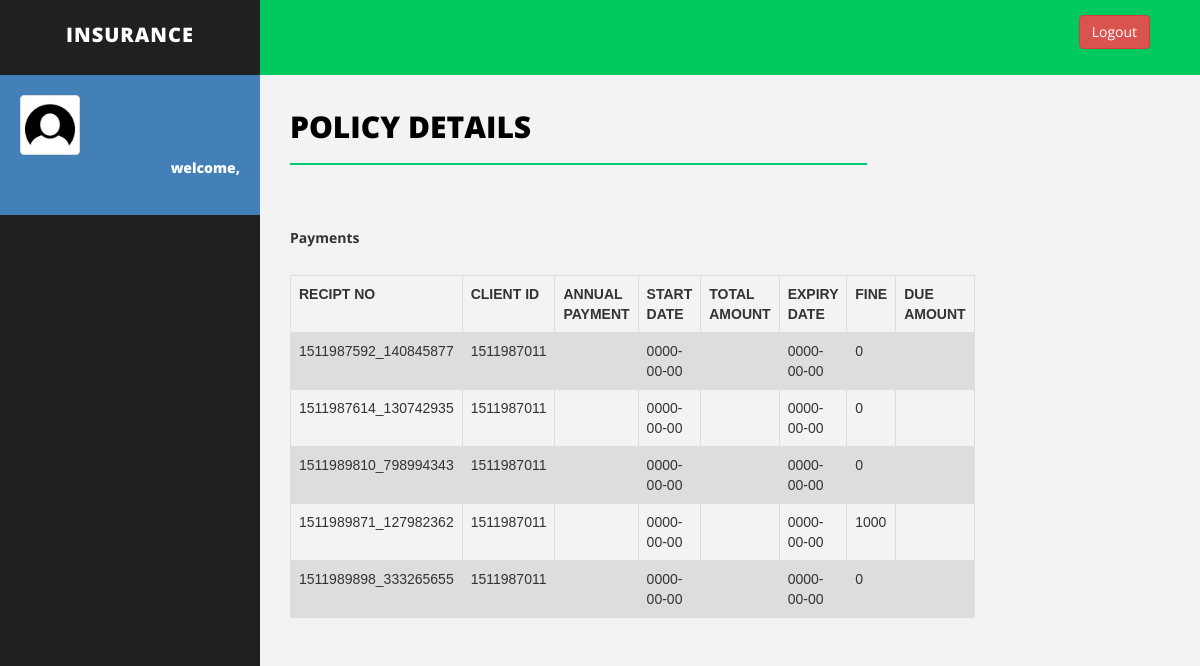
Screenshot of /reinstatement.php?client_id=1511987011 with the database file from the repository.
### tables this page shows
CREATE TABLE `payment` (
  `recipt_no` varchar(20) NOT NULL,
  `client_id` varchar(50) NOT NULL,
  `start_date` date NOT NULL,
  `amount` double NOT NULL,
  `expiry_date` date NOT NULL,
  `fine` varchar(50) NOT NULL,
  `agent_id` varchar(30) NOT NULL
);

### reinstatement.php (the view, shortened to what this page needs)
<!DOCTYPE html>
<html>
<head>
<?php
	include'connection.php';
?>
    <link href="assets/css/bootstrap.css" rel="stylesheet" />
    <link href="assets/css/font-awesome.css" rel="stylesheet" />
    <link href="assets/css/basic.css" rel="stylesheet" />
    <link href="assets/css/custom.css" rel="stylesheet" />
</head>
<body>
    <div id="wrapper">
        <nav class="navbar navbar-default navbar-cls-top " role="navigation" style="margin-bottom: 0">
            <div class="navbar-header">
                <a class="navbar-brand" href="requesthome.php">Insurance</a>
            </div>
            <div class="header-right">
                 <a href="<?php echo "logout.php" ?>" class="btn btn-danger" title="Logout">Logout</a>
            </div>
        </nav>
        <nav class="navbar-default navbar-side" role="navigation">
            <div class="sidebar-collapse">
                <ul class="nav" id="main-menu">
                    <li>
                        <div class="user-img-div">
                            <img src="assets/img/user.png" class="img-thumbnail" />
                            <div class="inner-text">
								  <?php
										echo "welcome, ".$_SESSION["username"];
								?>
                            <br />
                            </div>
                        </div>
                    </li>
                </ul>
</div>
        </nav>
        <div id="page-wrapper">
		    <div class="row">
        <div class="col-md-8">
        <h1 class="page-head-line">Policy Details</h1>
<div class="tab-content">
<?php
if($_SERVER["REQUEST_METHOD"] == "GET"){
$client_id = $_GET["client_id"];
}
  $sql = "SELECT payment.recipt_no,payment.client_id,payment.start_date,payment.amount,payment.expiry_date,payment.fine, payment.agent_id,plan.total_amount,client.due_amount,plan.sum_insured FROM `payment` left JOIN plan on payment.client_id = plan.policy_id LEFT JOIN `client` ON payment.client_id = client.client_id where payment.client_id='$client_id'";
$result = $conn->query($sql);
echo "<br>\n";
echo "<br>\n";
echo '<b>Payments</b>';
echo "<br>\n";
echo "<br>\n";
echo "<table class=\"table\">\n";
  echo "  <tr>\n";
  echo "    <th>RECIPT NO</th>\n";
  echo "    <th>CLIENT ID</th>\n";
  echo "    <th>ANNUAL PAYMENT</th>\n";
  echo "    <th>START DATE</th>\n";
  echo "    <th>TOTAL AMOUNT</th>\n";
  echo "    <th>EXPIRY DATE</th>\n";
  echo "    <th>FINE</th>\n";
  echo "    <th>DUE AMOUNT</th>\n";
  echo "  </tr>";
if ($result->num_rows > 0)
{
while($row = $result->fetch_assoc()) {
  echo "<tr>\n";
  echo "    <td>".$row["recipt_no"]."</td>\n";
  echo "    <td>".$row["client_id"]."</td>\n";
  echo "    <td>".$row["total_amount"]."</td>\n";
  echo "    <td>".$row["start_date"]."</td>\n";
  echo "    <td>".$row["sum_insured"]."</td>\n";
  echo "    <td>".$row["expiry_date"]."</td>\n";
  echo "    <td>".$row["fine"]."</td>\n";
  echo "    <td>".$row["total_amount"]."</td>\n";
  echo "  </tr>";
}
}
echo "</table>\n";
?>
</div>
    </div>
    <div class="col-md-4">
    </div>
    </div>
    </div>
</body>
</html>

### assets/css/basic.css (style rules this page uses)
body { font-family: 'Open Sans', sans-serif; line-height:25px; }
#wrapper { width: 100%; background: #202020; }
#page-wrapper { padding: 15px 15px; min-height: 600px; background: #F3F3F3; }
.page-head-line { font-size: 30px; text-transform: uppercase; color: #000; font-weight: 800; padding-bottom: 20px; border-bottom: 2px solid #00CA79; margin-bottom: 10px; }
.navbar-cls-top .navbar-brand { color: #fff; background: #202020; width: 260px; text-align: center; height: 75px; font-size: 20px; letter-spacing: 1px; font-weight: 900; padding-top: 25px; text-transform:uppercase; }
.header-right { color: #fff; padding: 15px 50px 5px 50px; float: right; font-size: 16px; }
.user-img-div { min-height: 140px; padding: 20px; background-color: #4380B8; }
.user-img-div img { max-height: 60px; }
.user-img-div .inner-text { text-align: right; position: relative; color: #fff; font-weight: 800; line-height: 25px; }
.sidebar-collapse, .sidebar-collapse .nav { background: none; }
.sidebar-collapse .nav { padding: 0; }
.navbar-side { border: none; background-color: #202020; }
.navbar-cls-top { background: #00ca5d; border-bottom: none; }
.navbar-default { border: 0px solid black; }
.navbar-header { background: #000000; }
@media (min-width:768px) { #page-wrapper { margin: 0 0 0 260px; padding: 15px 30px; min-height: 1200px; } }
@media (min-width:768px) { .navbar-side { z-index: 1; position: absolute; width: 260px; } }
@media (min-width:768px) { .navbar { border-radius: 0px; } }

### reinstatement.php (style rules this page uses)
table { font-family: arial, sans-serif; border-collapse: collapse; width: 100%; }
td, th { border: 1px solid #dddddd; text-align: left; padding: 8px; }
tr:nth-child(even) { background-color: #dddddd; }

### rows the page displays
payment: recipt_no "1511987592_140845877", client "1511987011", start_date "0000-00-00", expiry_date "0000-00-00", fine "0"
payment: recipt_no "1511987614_130742935", client "1511987011", start_date "0000-00-00", expiry_date "0000-00-00", fine "0"
payment: recipt_no "1511989810_798994343", client "1511987011", start_date "0000-00-00", expiry_date "0000-00-00", fine "0"
payment: recipt_no "1511989871_127982362", client "1511987011", start_date "0000-00-00", expiry_date "0000-00-00", fine "1000"
payment: recipt_no "1511989898_333265655", client "1511987011", start_date "0000-00-00", expiry_date "0000-00-00", fine "0"
